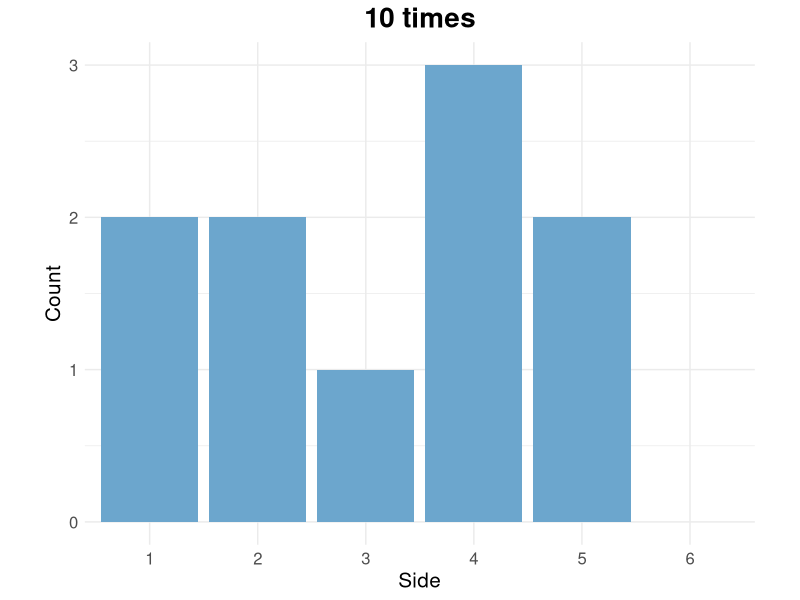
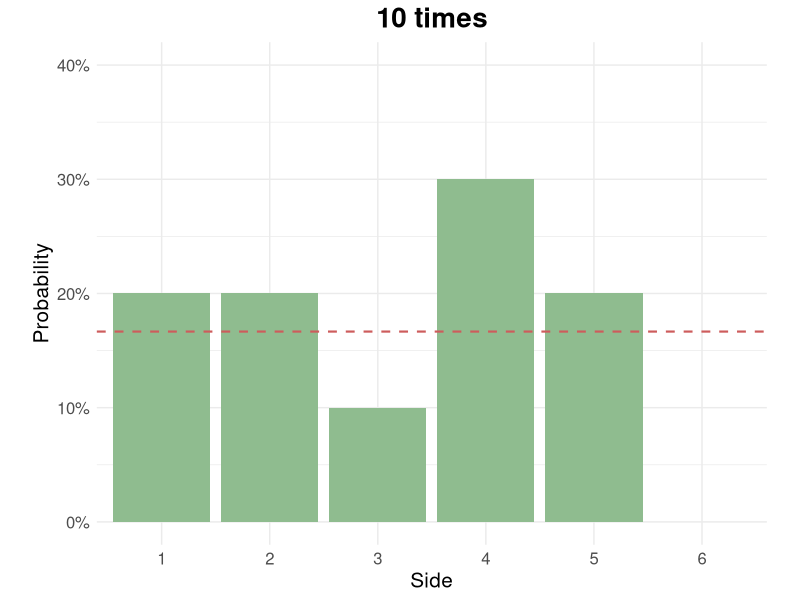
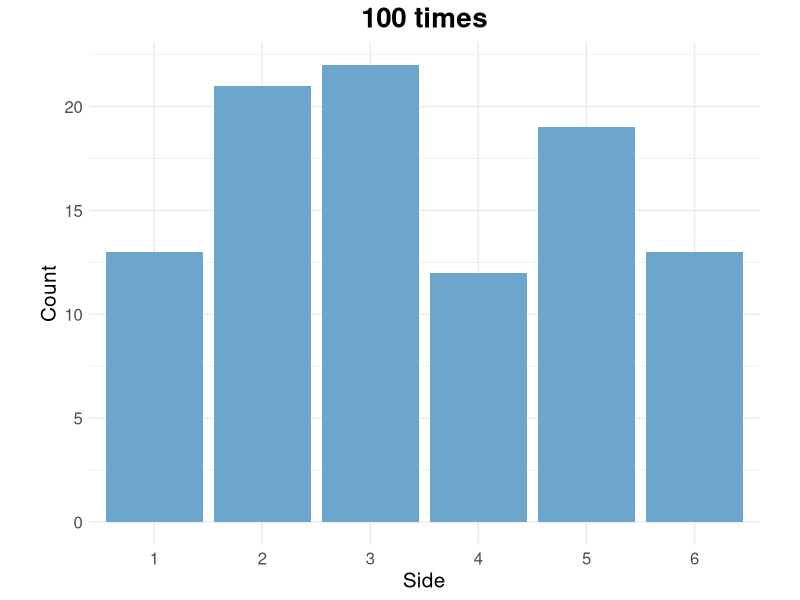
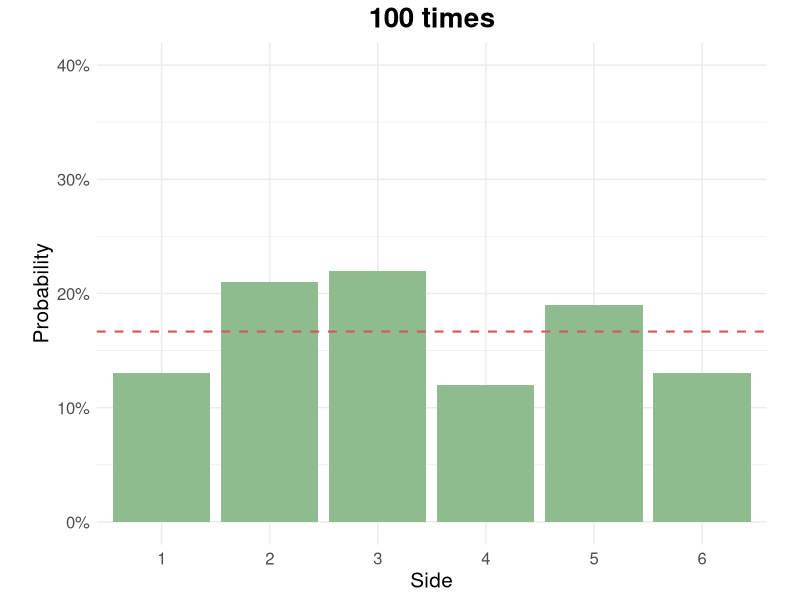
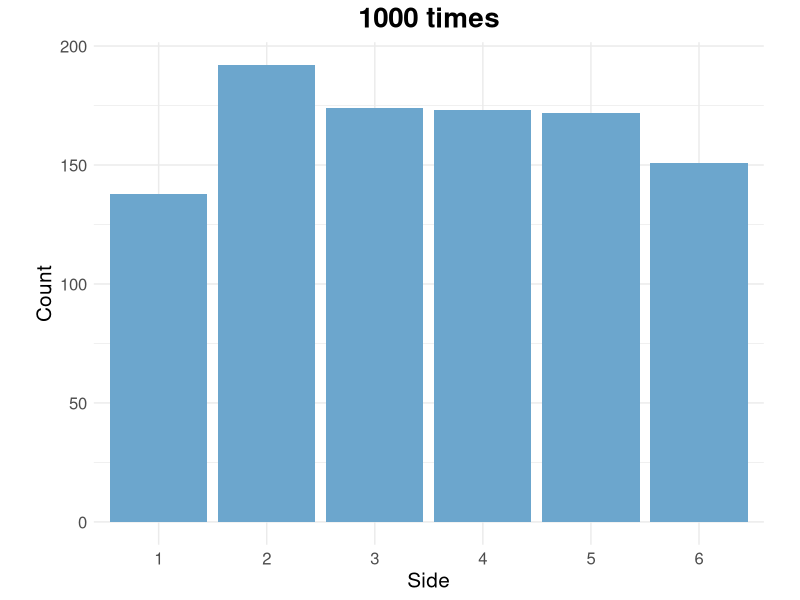
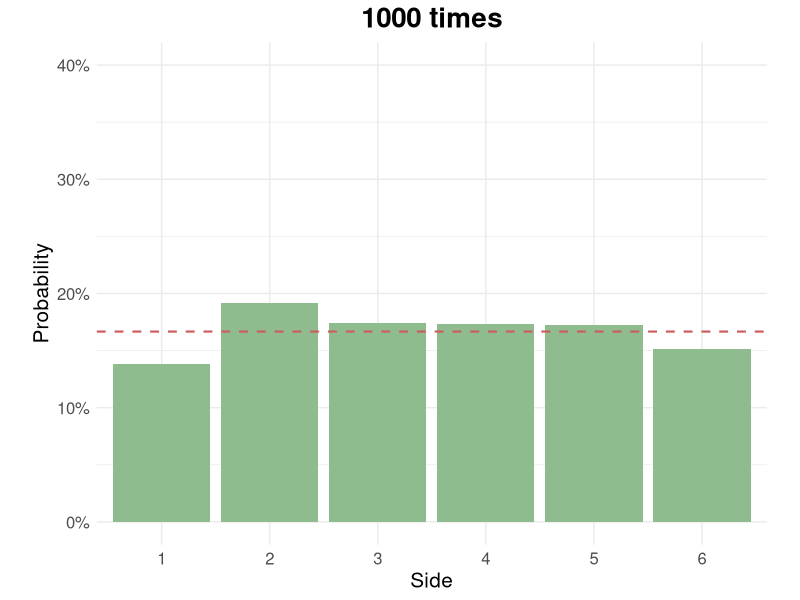
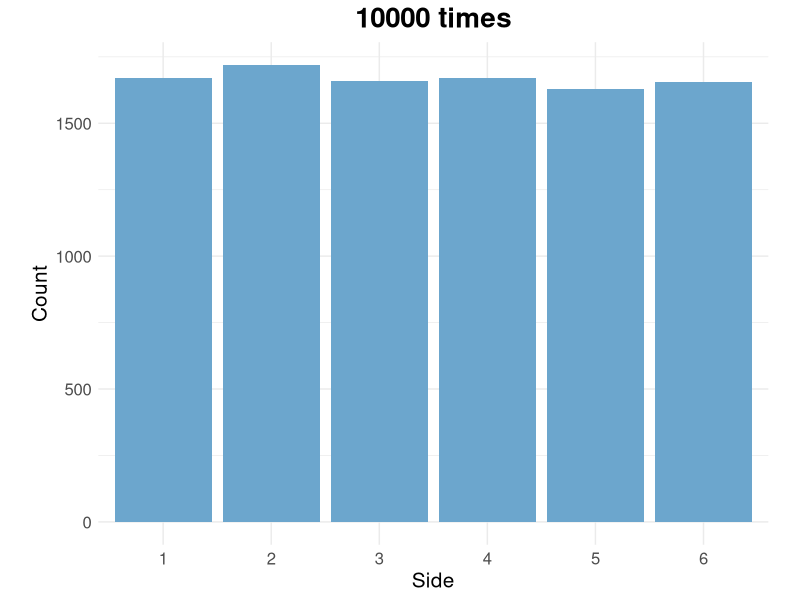
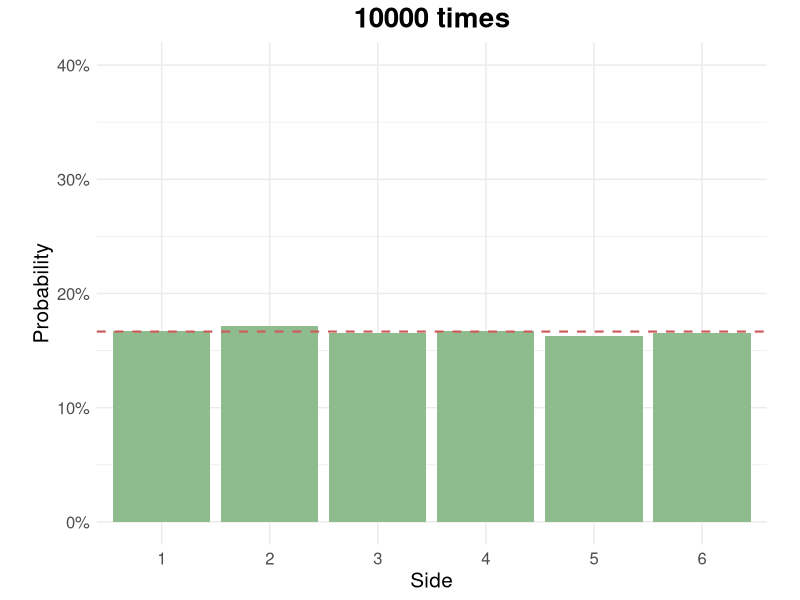

These figures' R source, in order:
## ---- chunk 1
library(tidyverse)
library(reshape)
library(Hmisc)
## ---- chunk 2
die <- data.frame(n = seq(1, 6, 1))
expected_value <- sum(die * 1/6)
print(paste0("The expected value of rolling a fair six-sided die is ", 
             expected_value))
## ---- chunk 3
die_rolling <- function(repeat_times) {
  set.seed(345)
  roll_n_times <- die %>%
    sample_n(repeat_times, replace = TRUE) %>%
    group_by(n) %>%
    dplyr::summarize(count = n()) %>%
    mutate(probability = count / sum(count)) %>%
    mutate(n_fct = factor(n,
                          levels = c(1, 2, 3, 4, 5, 6)))
  colnames(roll_n_times)[2:3] <- 
    c(paste0("count_", format(repeat_times, scientific = F)),
      paste0("probability_", format(repeat_times, scientific = F)))
  return(roll_n_times)
}

count_plot <- function(roll_n_times) {
  ggplot(roll_n_times, aes_string(x = names(roll_n_times[4]), 
                                  y = names(roll_n_times[2]))) +
    geom_col(fill = "skyblue3") +
    theme_minimal() +
    ggtitle(paste0(format(repeat_times, scientific = F), " times")) +
    xlab("Side") +
    ylab("Count") +
    theme(plot.title = element_text(size = 20, face = "bold", hjust = .5),
          axis.title = element_text(size = 15),
          axis.text = element_text(size = 12),
          aspect.ratio = .75) +
    scale_x_discrete(drop = FALSE)
}

prob_plot <- function(roll_n_times) {
  ggplot(roll_n_times, aes_string(x = names(roll_n_times[4]), 
                                  y = names(roll_n_times[3]))) +
  geom_col(fill = "darkseagreen") +
  theme_minimal() +
  ggtitle(paste0(format(repeat_times, scientific = F), " times")) +
  xlab("Side") +
  ylab("Probability") +
  theme(plot.title = element_text(size = 20, face = "bold", hjust = .5),
        axis.title = element_text(size = 15),
        axis.text = element_text(size = 12),
        aspect.ratio = .75) +
  scale_x_discrete(drop = FALSE) +
  scale_y_continuous(labels = scales::percent, limits = c(0, 0.4)) +
  geom_hline(yintercept = 1/6, color = "indianred", 
             linetype = "dashed", linewidth = 0.75)
}

sample_mean <- function(roll_n_times) {
  sum(roll_n_times[1] * roll_n_times[3])
}
## ---- chunk 4
repeat_times <- 10
count_plot_10 <- count_plot(die_rolling(repeat_times))
count_plot_10
## ---- chunk 5
prob_plot_10 <- prob_plot(die_rolling(repeat_times))
prob_plot_10
## ---- chunk 6
sample_mean_10 <- sample_mean(die_rolling(repeat_times))
print(paste0("The sample mean of rolling a die ", 
             format(repeat_times, scientific = F),
             " times is ",
             sample_mean_10))
## ---- chunk 7
repeat_times <- 100
count_plot_100 <- count_plot(die_rolling(repeat_times))
count_plot_100
## ---- chunk 8
prob_plot_100 <- prob_plot(die_rolling(repeat_times))
prob_plot_100
## ---- chunk 9
sample_mean_100 <- sample_mean(die_rolling(repeat_times))
print(paste0("The sample mean of rolling a die ", 
             format(repeat_times, scientific = F),
             " times is ",
             sample_mean_100))
## ---- chunk 10
repeat_times <- 1000
count_plot_1000 <- count_plot(die_rolling(repeat_times))
count_plot_1000
## ---- chunk 11
prob_plot_1000 <- prob_plot(die_rolling(repeat_times))
prob_plot_1000
## ---- chunk 12
sample_mean_1000 <- sample_mean(die_rolling(repeat_times))
print(paste0("The sample mean of rolling a die ", 
             format(repeat_times, scientific = F),
             " times is ",
             sample_mean_1000))
## ---- chunk 13
repeat_times <- 10000
count_plot_10000 <- count_plot(die_rolling(repeat_times))
count_plot_10000
## ---- chunk 14
prob_plot_10000 <- prob_plot(die_rolling(repeat_times))
prob_plot_10000
## ---- chunk 15
sample_mean_10000 <- sample_mean(die_rolling(repeat_times))
print(paste0("The sample mean of rolling a die ", 
             format(repeat_times, scientific = F),
             " times is ",
             sample_mean_10000))
## ---- chunk 16
repeat_times <- 100000
count_plot_100000 <- count_plot(die_rolling(repeat_times))
count_plot_100000
## ---- chunk 17
prob_plot_100000 <- prob_plot(die_rolling(repeat_times))
prob_plot_100000
## ---- chunk 18
sample_mean_100000 <- sample_mean(die_rolling(repeat_times))
print(paste0("The sample mean of rolling a die ", 
             format(repeat_times, scientific = F),
             " times is ",
             sample_mean_100000))
## ---- chunk 19
repeat_times <- c(10, 100, 1000, 10000, 100000)
sample_means <- c(sample_mean_10, sample_mean_100, sample_mean_1000, 
                  sample_mean_10000, sample_mean_100000)
sample_means_distribution <- data.frame(format(repeat_times, scientific = F), 
                                        sample_means)

ggplot(sample_means_distribution, aes(x = format(repeat_times, scientific = F), 
                                      y = sample_means)) +
  geom_point(size = 2.5, col = "skyblue3") +
  theme_minimal() +
  ggtitle("Sample means distribution") +
  xlab("Rolling times") +
  ylab("Sample means") +
  ylim(c(2.5, 4)) +
  theme(plot.title = element_text(size = 20, face = "bold", hjust = .5),
        axis.title = element_text(size = 15),
        axis.text = element_text(size = 12)) +
  geom_hline(yintercept = 3.5, color = "indianred", 
             linetype = "dashed", linewidth = 0.75)
## ---- chunk 20
prob_distribution <- data.frame(n_fct = factor(seq(1, 6),
                                               levels = c(1, 2, 3, 4, 5, 6)))
for(i in repeat_times) {
   prob_distribution <- full_join(prob_distribution, die_rolling(i)[, 2:4], 
                                  by = "n_fct")
}
prob_distribution <- select(prob_distribution, contains("probability")) %>%
  melt()

ggplot(prob_distribution, aes(x = variable, y = value)) +
  stat_summary(fun = mean, geom = "point", size = 2, col = "darkseagreen") +
  stat_summary(fun.data = mean_sdl,
               fun.args = list(mult = 1),
               geom = "errorbar",
               col = "darkseagreen", width = 0.15) +
  theme_minimal() +
  ggtitle("Probability distribution") +
  xlab("Rolling times") +
  ylab("Probability") +
  theme(plot.title = element_text(size = 20, face = "bold", hjust = .5),
        axis.title = element_text(size = 15),
        axis.text = element_text(size = 12)) +
  scale_y_continuous(labels = scales::percent) +
  scale_x_discrete(breaks = unique(prob_distribution$variable),
        labels = format(repeat_times, scientific = F)) +
  geom_hline(yintercept = 1/6, color = "indianred", 
             linetype = "dashed", linewidth = 0.75)
